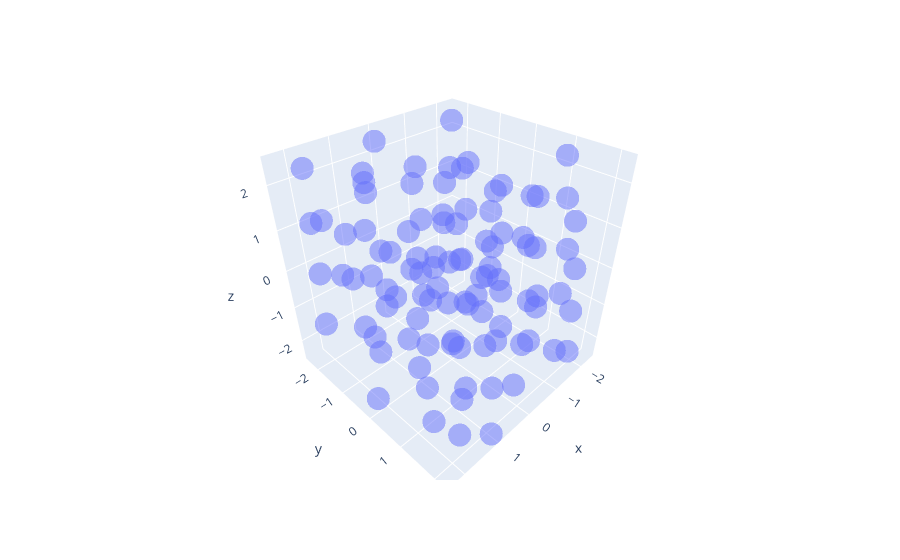

Notebook code for this chart:
### Code cell
pos = data[4][10]
px.scatter_3d(x=pos[:,0], y=pos[:,1], z=pos[:,2], opacity=0.5)
